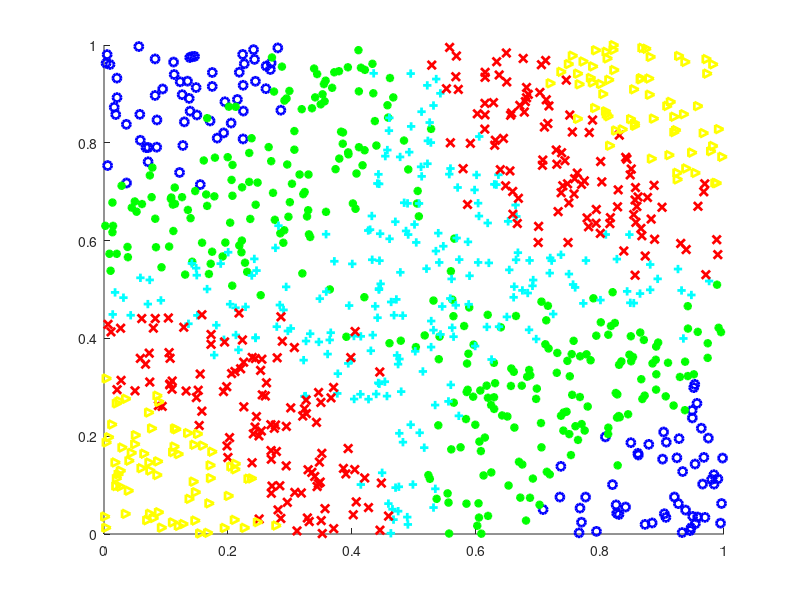

The MATLAB script that drew this image: (Note: this script raises an error after producing the figure.)
function [] = myProject()
	close all;

    addpath('libsvm-3.14/windows');
    data = dlmread('testData.txt', ';');
	size(data)
	trainSetClass = data(:,end);
	trainSetFeatures = data(:,1:end-1);
	K = length(unique(trainSetClass));
    
    figure;
    hold on;
    line= ['ob'; '*g'; '+c'; 'xr'; '>y'];
    for k=1:K
        idx = find (trainSetClass == k);
        plot (trainSetFeatures(idx,1),trainSetFeatures(idx,2),  line(k,:), 'LineWidth', 2);
    end
    hold off;

    disp('Discriminant analysis')
    prediction_Bayes = classify(trainSetFeatures, trainSetFeatures, trainSetClass, 'quadratic');
    misclassificationRate= sum(prediction_Bayes~=trainSetClass)/length(trainSetClass)
    
	disp('kNN')
% 	prediction_kNN = knnclassify(trainSetFeatures, trainSetFeatures, trainSetClass, 1);
    prediction_kNN = knnClassifier(trainSetFeatures, trainSetFeatures, trainSetClass, 1);
    misclassificationRate= sum(prediction_kNN~=trainSetClass)/length(trainSetClass)

    disp('LIBSVM')
	configStr = sprintf('-s 0 -t 1 -d 2 -r 1 -g 1 -c 100');
	net = svmtrain(trainSetClass, trainSetFeatures, configStr);
   	testSetClass = ones(size(trainSetFeatures,1), 1); %libSVM needs but does not really uses 
	[prediction_SVM] = svmpredict (testSetClass, trainSetFeatures, net);
	misclassificationRate= sum(prediction_SVM~=trainSetClass)/length(trainSetClass)
    
    
return